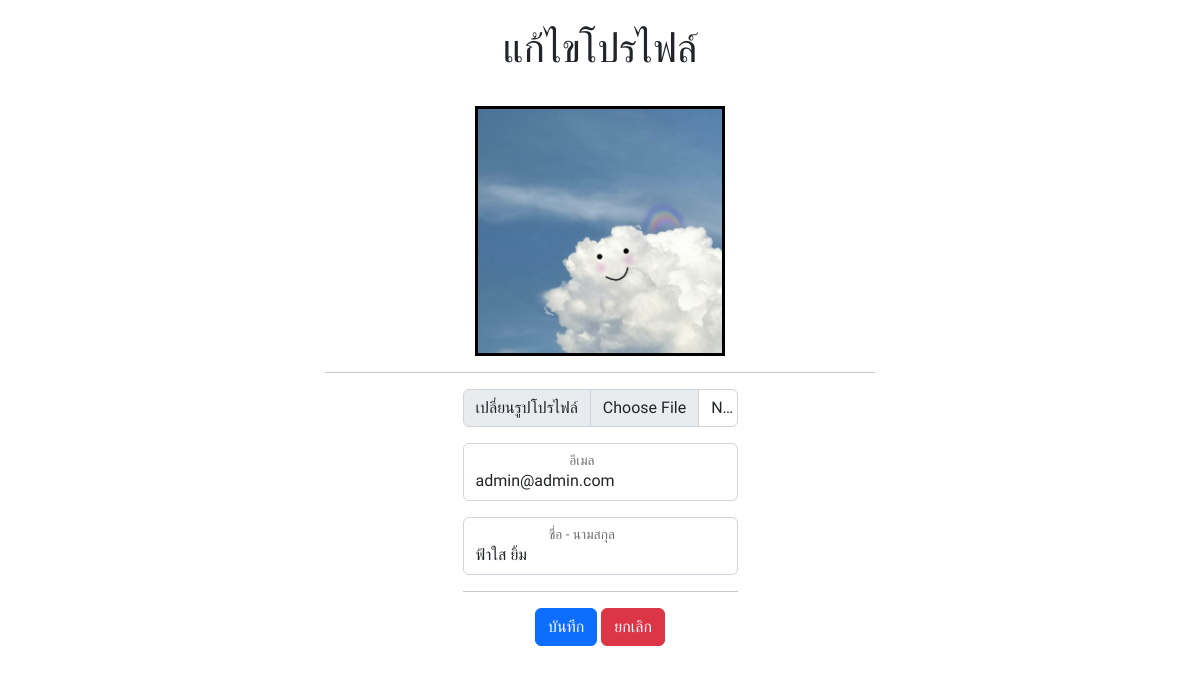
Screenshot of /edit_profile.php (signed in) with the database file from the repository.
### tables this page shows
CREATE TABLE `users` (
  `u_id` int(11) NOT NULL,
  `email` varchar(20) NOT NULL,
  `fullname` varchar(200) NOT NULL,
  `password` varchar(200) NOT NULL,
  `img` varchar(200) DEFAULT NULL,
  `type` int(1) NOT NULL DEFAULT '0' COMMENT '0 = member\r\n1 = admin'
);

### edit_profile.php (the view, shortened to what this page needs)
<?php
require_once 'config/db.php';
if (isset($_SESSION['u_id'])) {
    $uid = $_SESSION['u_id'];
}
$query = $connection->prepare("SELECT * FROM users WHERE u_id=:uid");
$query->bindParam("uid", $uid, PDO::PARAM_STR);
$query->execute();
$result = $query->fetch(PDO::FETCH_ASSOC);
?>
<!doctype html>
<html lang="en">
<head>
    <link href="https://cdn.jsdelivr.net/npm/bootstrap@5.2.0/dist/css/bootstrap.min.css" rel="stylesheet">
    <link rel="stylesheet" href="css/styles.css">
</head>
<body>
    <div class="edit_profile">
        <div class="edit_profile--container">
            <div class="edit_profile--header">
                <h1>แก้ไขโปรไฟล์</h1>
            </div>
            <div class="edit_profile--body">
                <div class="edit_profile--content">
                    <div class="edit_profile--profile">
                        <div class="edit_profile--profile--img">
                            <img src="img/user_profile/<?php echo $result['img'] ?>" alt="">
                        </div>
                        <hr>
                    </div>
                    <div class="edit_profile--profile--edit">
                        <form action="" method="post" enctype="multipart/form-data">
                            <div class="input-group mb-3">
                                <label class="input-group-text" for="img">เปลี่ยนรูปโปรไฟล์</label>
                                <input type="file" accept="image/*" class="form-control" name="img">
                            </div>
                            <div class="form-floating mb-3">
                                <input type="email" class="form-control" id="email" name="email" value="<?php echo $result['email'] ?>" placeholder="email" readonly>
                                <label for="fullname">อีเมล</label>
                            </div>
                            <div class="form-floating mb-3">
                                <input type="text" class="form-control" id="fullname" name="fullname" value="<?php echo $result['fullname'] ?>" placeholder="fullname">
                                <label for="fullname">ชื่อ - นามสกุล</label>
                            </div>
                            <hr>
                            <button type="submit" name="save" value="save" class="btn btn-primary">บันทึก</button>
                            <a href="index.php" class="btn btn-danger">ยกเลิก</a>
                        </form>
                    </div>
                </div>
            </div>
        </div>
    </div>
</body>
</html>

### css/styles.css (style rules this page uses)
* { box-sizing: border-box; font-family: 'Itim', cursive; }
.edit_profile { width: 100%; height: auto; text-align: center; }
.edit_profile--container { width: 100%; height: auto; margin: 0; padding: 25px; }
.edit_profile--body { text-align: center; width: 100%; height: auto; margin: 0; padding: 25px; }
.edit_profile--content { display: block; margin-left: auto; margin-right: auto; width: 50%; }
.edit_profile--profile--img { display: block; margin-left: auto; margin-right: auto; width: 250px; border: 3px solid rgb(0, 0, 0); }
.edit_profile--profile--img img { max-width: 100%; height: auto; }
.edit_profile--profile--edit { width: 50%; height: auto; display: block; margin-left: auto; margin-right: auto; }

### rows the page displays
users: img (picture), email "admin@admin.com", fullname "ฟ้าใส ยิ้ม"
